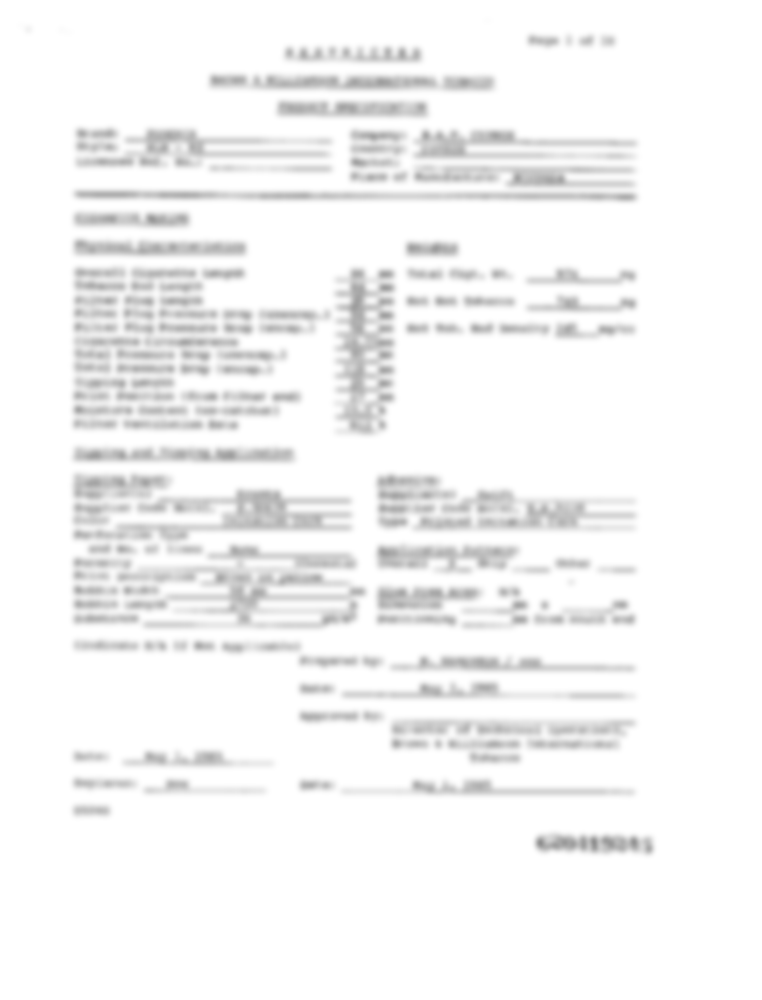
#> input picture data/raw/degraded/images/degraded_001.png, 762 x 1000 px, found by its file name
$ python test_preprocessing.py
#> lines starting #> are read from the running program, lines starting #| are printed output that depends on the picture; after the words box and inside, x2 and y2 are one past the last pixel; in counts of white or black regions, pixels touching at a corner belong together
from pathlib import Path
import cv2
import pytesseract

IMAGE_PATH = Path("data/raw/degraded/images/degraded_001.png")
OUTPUT_DIR = Path("outputs/logs/preprocessing_debug")

def ocr_from_image_array(image, config=""):
    return pytesseract.image_to_string(image, lang="eng", config=config)

def save_image(name, image):
    OUTPUT_DIR.mkdir(parents=True, exist_ok=True)
    out_path = OUTPUT_DIR / name
    cv2.imwrite(str(out_path), image)
    return out_path

def main():
    if not IMAGE_PATH.exists():
        print(f"ERROR: Image not found -> {IMAGE_PATH}")
        return

    image = cv2.imread(str(IMAGE_PATH))
#> image is the input picture: shape (1000, 762, 3); min 144, max 255, mean 244.8
    if image is None:
        print("ERROR: OpenCV could not read the image.")
        return

    gray = cv2.cvtColor(image, cv2.COLOR_BGR2GRAY)
    resized = cv2.resize(gray, None, fx=2, fy=2, interpolation=cv2.INTER_CUBIC)
    thresh = cv2.threshold(resized, 0, 255, cv2.THRESH_BINARY + cv2.THRESH_OTSU)[1]
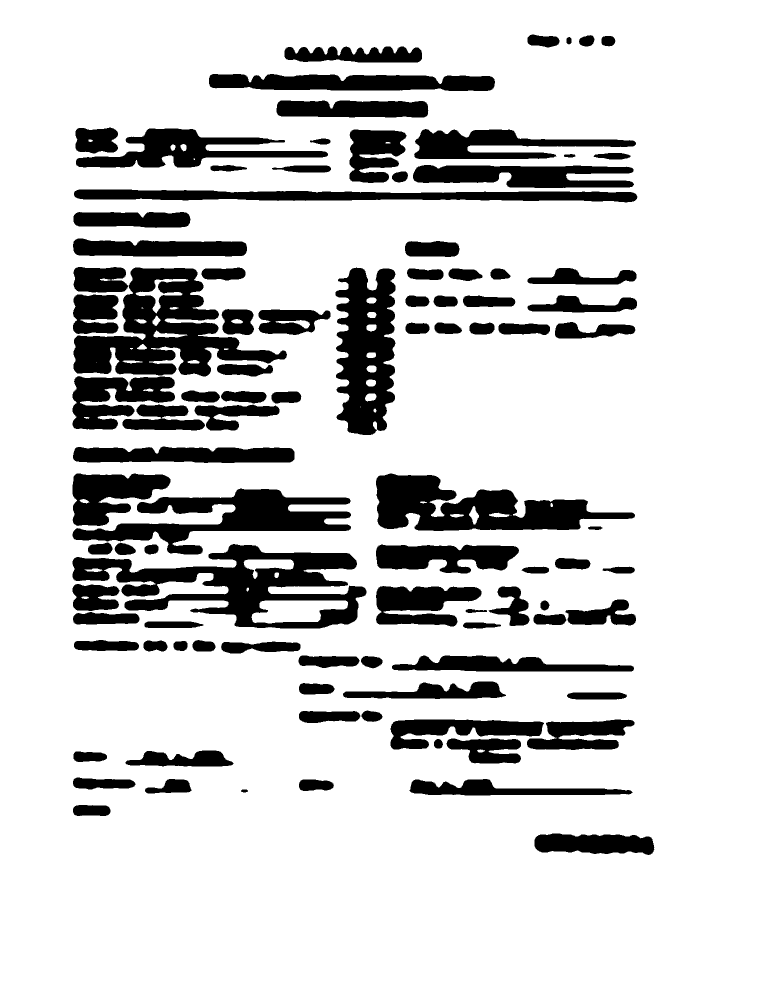
#> thresh: shape (2000, 1524) (shown at 1/2 size); 82.4% white; 98 black regions, largest, box (x1, y1, x2, y2) and area: (145, 1088, 733, 1257) 41917, (147, 535, 574, 753) 40545, (752, 947, 1270, 1062) 31140
    adaptive = cv2.adaptiveThreshold(
        resized, 255, cv2.ADAPTIVE_THRESH_GAUSSIAN_C, cv2.THRESH_BINARY, 31, 15
    )
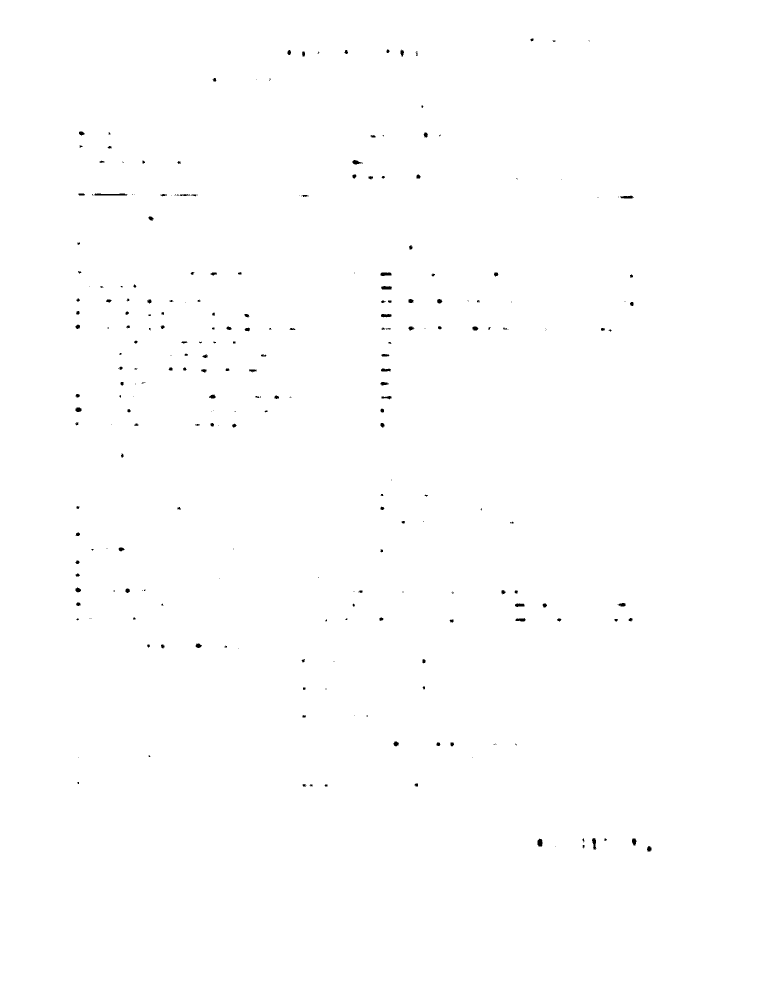
#> adaptive: shape (2000, 1524) (shown at 1/2 size); 99.8% white; 261 black regions (121 under 20 px), largest, box (x1, y1, x2, y2) and area: (187, 387, 254, 391) 216, (1075, 1677, 1085, 1693) 132, (761, 545, 783, 552) 131
    median = cv2.medianBlur(resized, 3)

    variants = {
        "gray.png": gray,
        "resized.png": resized,
        "thresh.png": thresh,
        "adaptive.png": adaptive,
        "median.png": median,
    }

    for filename, img in variants.items():
        path = save_image(filename, img)
        print(f"\n=== Variant: {filename} ===")
        print(f"Saved at: {path}")
        text = ocr_from_image_array(img)
        print("--- OCR START ---")
        print(text if text.strip() else "[EMPTY]")
        print("--- OCR END ---")
#> this loop made 1 pass
#> filename on pass 1: 'gray.png'
#> (printed output is left out)

if __name__ == "__main__":
    main()
#> (the call stopped at in ocr_from_image_array, `return pytesseract.image_to_string(image, lang="eng", config=config)`: pytesseract is not available in this run)

$ run again, with data/raw/degraded/images/degraded_000.png copied over data/raw/degraded/images/degraded_001.png
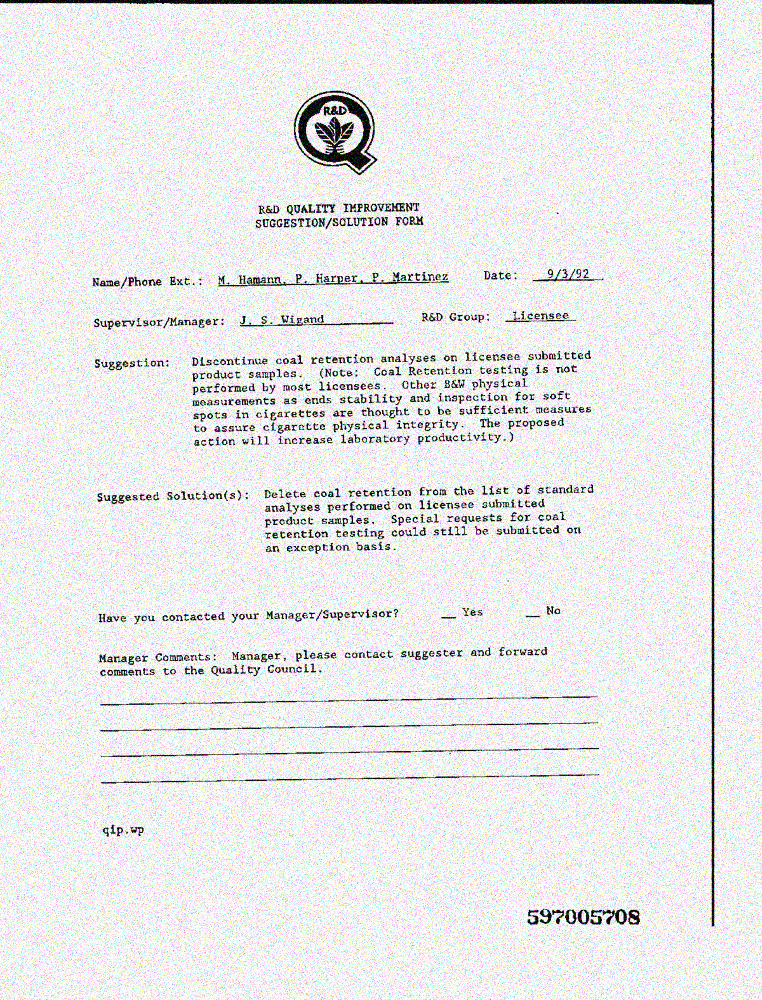
#> input picture data/raw/degraded/images/degraded_000.png, 762 x 1000 px, found by its file name
#> in main, image is the input picture: shape (1000, 762, 3); mean B, G, R 232.9, 232.9, 233
#> in main, `thresh = cv2.threshold(resized, 0, 255, cv2.THRESH_BINARY + cv2.THRESH..`:
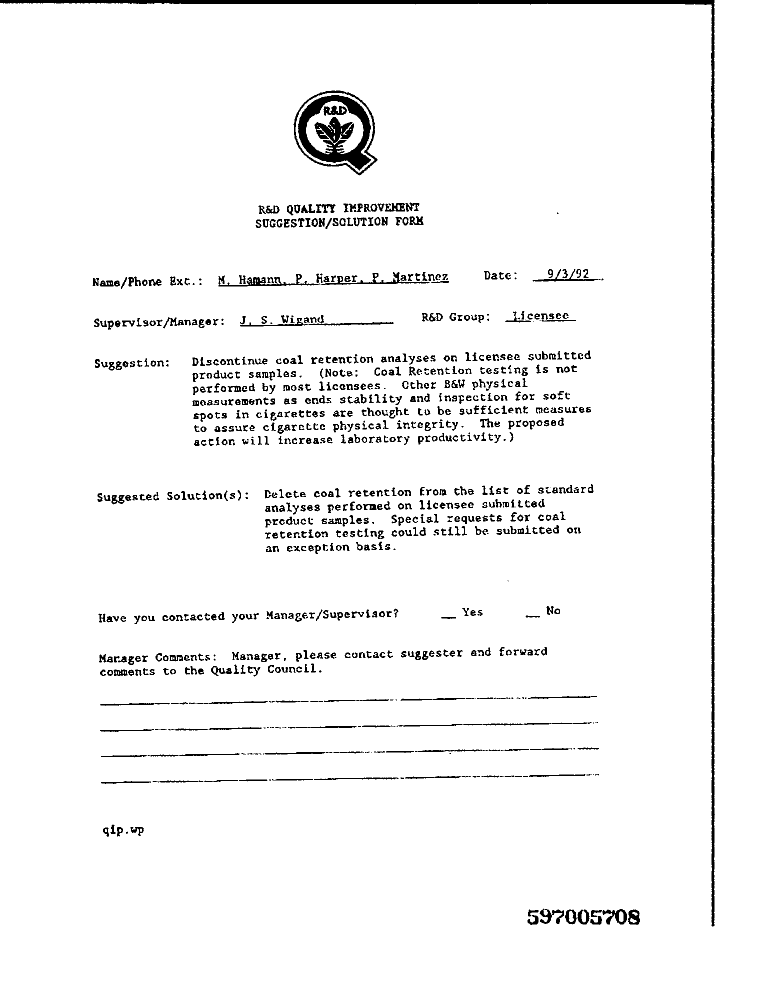
#> thresh: shape (2000, 1524) (shown at 1/2 size); 96% white; 949 black regions (121 under 20 px), largest, box (x1, y1, x2, y2) and area: (0, 0, 1430, 1853) 21309, (596, 190, 742, 341) 9942, (587, 181, 755, 351) 2155
#> in main, `adaptive = cv2.adaptiveThreshold( resized, 255, cv2.ADAPTIVE_THRESH_GA..`:
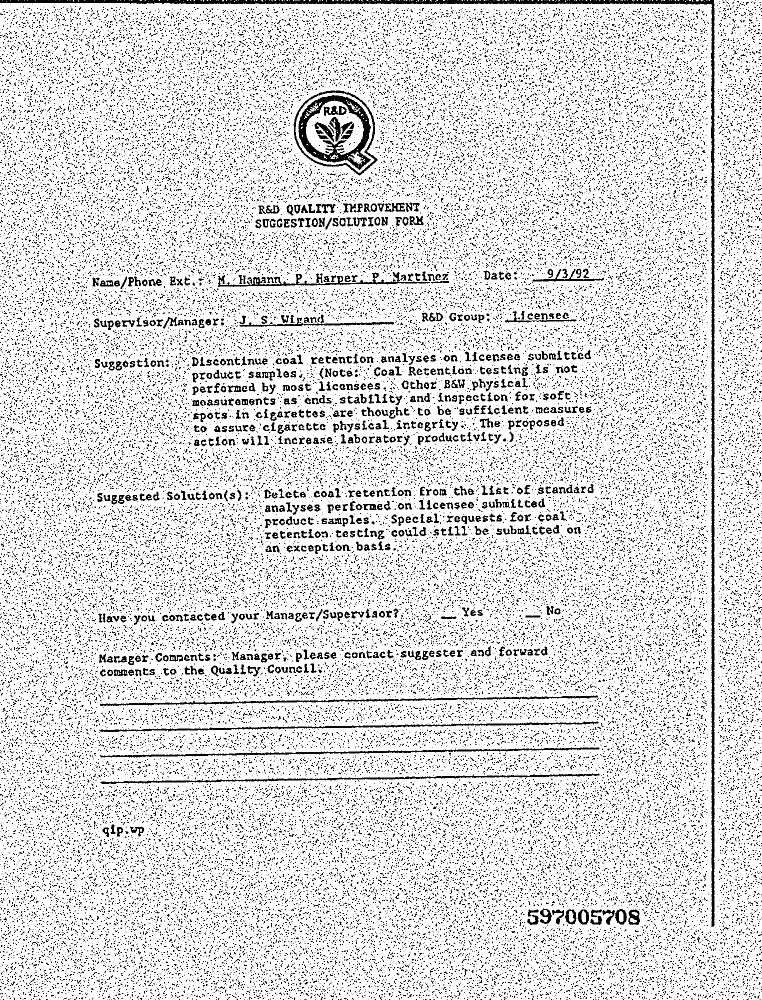
#> adaptive: shape (2000, 1524) (shown at 1/2 size); 86.3% white; black in thin lines or dots
#> the loop in main, `for filename, img in variants.items():` made 1 pass
#> filename on pass 1: 'gray.png'
#> (printed output is left out)

$ run again, with data/raw/degraded/images/degraded_002.png copied over data/raw/degraded/images/degraded_001.png
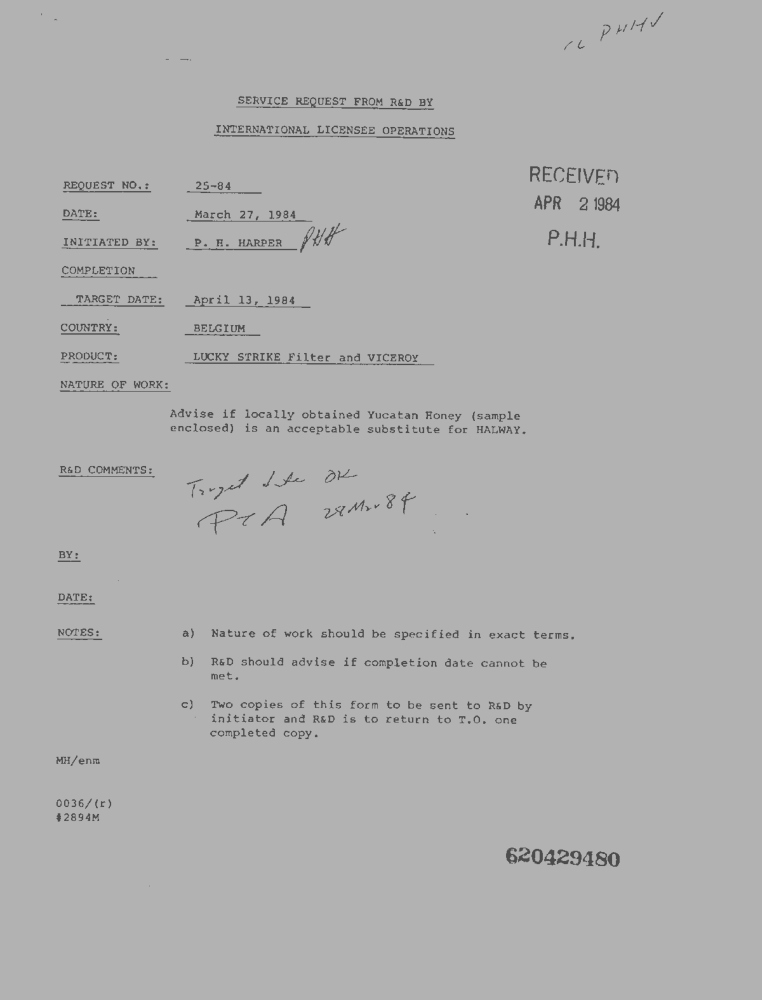
#> input picture data/raw/degraded/images/degraded_002.png, 762 x 1000 px, found by its file name
#> in main, image is the input picture: shape (1000, 762, 3); min 76, max 178, mean 176
#> in main, `thresh = cv2.threshold(resized, 0, 255, cv2.THRESH_BINARY + cv2.THRESH..`:
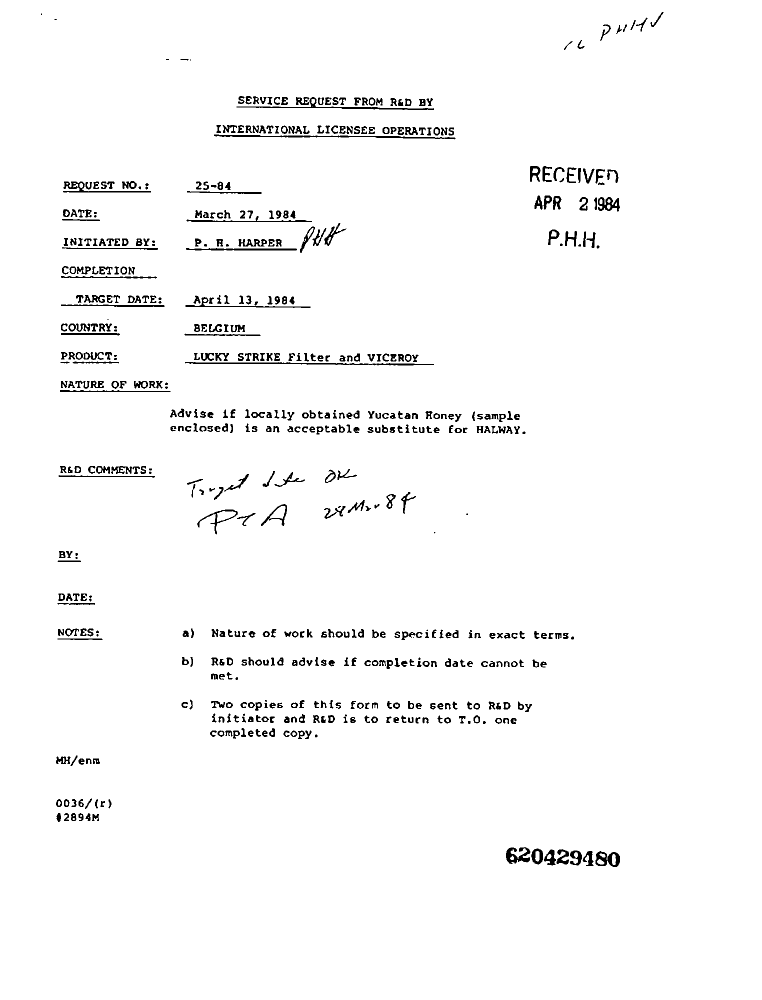
#> thresh: shape (2000, 1524) (shown at 1/2 size); 97.5% white; 582 black regions (19 under 20 px), largest, box (x1, y1, x2, y2) and area: (428, 269, 911, 279) 1474, (370, 724, 868, 731) 1437, (473, 194, 868, 220) 1257
#> in main, `adaptive = cv2.adaptiveThreshold( resized, 255, cv2.ADAPTIVE_THRESH_GA..`:
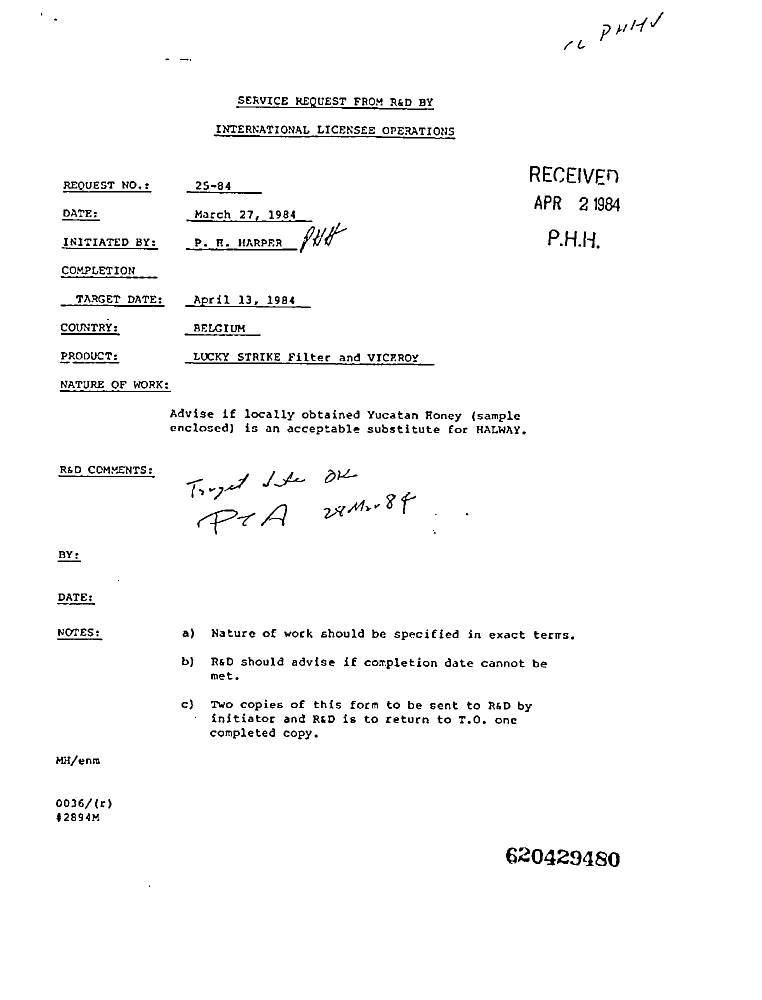
#> adaptive: shape (2000, 1524) (shown at 1/2 size); 97.7% white; 643 black regions (48 under 20 px), largest, box (x1, y1, x2, y2) and area: (369, 724, 869, 731) 1441, (427, 269, 911, 279) 1373, (472, 194, 868, 220) 1219
#> the loop in main, `for filename, img in variants.items():` made 1 pass
#> filename on pass 1: 'gray.png'
#> (printed output is left out)
